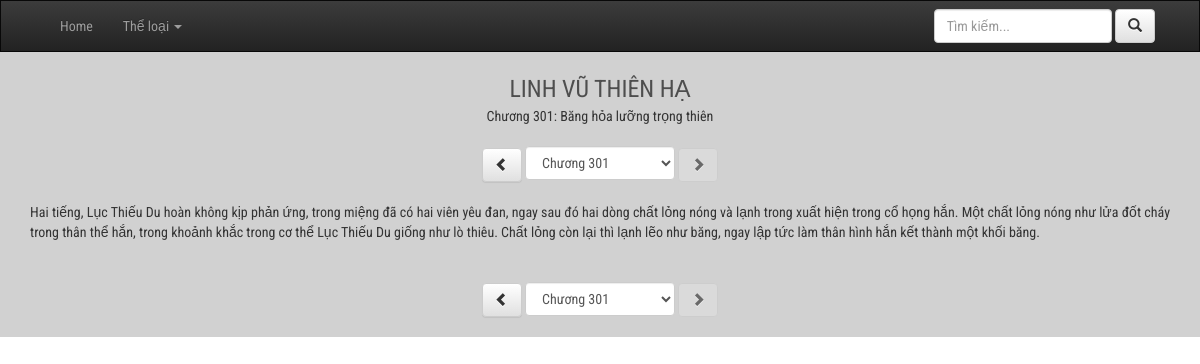
The page /desc_chap.php?id_novel=17&number_chapter=301 on the database its author committed.
### tables this page shows
CREATE TABLE `chapter` (
  `number_chapter` int(11) NOT NULL,
  `id_novel` int(11) NOT NULL,
  `name_chap` text NOT NULL,
  `content` text NOT NULL
);

CREATE TABLE `list_novel` (
  `id` int(11) NOT NULL,
  `name_novel` varchar(255) NOT NULL,
  `image` text NOT NULL,
  `author` varchar(255) NOT NULL,
  `description` text NOT NULL,
  `total_chap` int(11) NOT NULL,
  `update_time` datetime NOT NULL,
  `status` tinyint(1) NOT NULL,
  `hot` tinyint(1) NOT NULL
);

### lib_db.php (called while the page is built, shortened)
<?php
global $link;
function select_one($sql){
	$data = exec_select($sql);
	return $data[0];
}
function select_list($sql){
	return exec_select($sql);
}
function exec_select($sql){
	global $link;
	$ret = isset($ret) ? $ret : "";
	$res = mysqli_query($link, $sql) ;
	$err = mysqli_error($link);
	if ($res ){
		$ret = array();
		while( $row = mysqli_fetch_array($res,MYSQLI_NUM) )
		{
			$ret[] = $row;
		}
	}
	return $ret;
}
?>

### desc_chap.php (the view, shortened to what this page needs)
<?php
    include("lib_db.php");
    $id_novel = $_REQUEST["id_novel"];
    $number_chapter = $_REQUEST["number_chapter"];
    $sql = "select ln.name_novel, ln.total_chap, c.* from chapter c inner join list_novel ln on c.id_novel = ln.id where ln.id = $id_novel and c.number_chapter = $number_chapter";
    $chapter = select_one($sql);
    $sql = "select number_chapter from chapter where id_novel = $id_novel";
    $list_chap = select_list($sql);
?>
<!DOCTYPE html>
<html>
    <head>
        <link type="text/css" href="css/style.css" rel="stylesheet" media="screen"/>
        <link rel="stylesheet" href="https://stackpath.bootstrapcdn.com/bootstrap/3.4.1/css/bootstrap.min.css">
        <link rel="stylesheet" href="https://stackpath.bootstrapcdn.com/bootstrap/3.4.1/css/bootstrap-theme.min.css">
    </head>
    <body>
    <div class="container-fluid wrapper">
            <?php include("header.php");?>
            <div class="container-fluid content">
                <div class="container">
                    <a class="name" href="#"><?= $chapter[0]?></a>
                    <div class="name-chap"><?= "Chương " . $chapter[2] . ": " . $chapter[4] ?></div>
                    <div class="button-group">
                        <a href="desc_chap.php?id_novel=<?= $id_novel?>&number_chapter=<?= $number_chapter-1?>" <?php if($number_chapter == 1) echo " disabled "?>type="button" class="btn btn-default">
                            <span class="glyphicon glyphicon-chevron-left"></span>
                        </a>
                        <form action="desc_chap.php?id_novel=<?= $id_novel?>" method="post">
                            <select name="number_chapter" class="form-control" required="required"  onchange="this.form.submit()">
                                <?php foreach($list_chap as $value){?>
                                    <option value="<?= $value[0]?>" <?php if($value[0]==$number_chapter) echo "selected"; ?> >Chương <?= $value[0]?></option>";
                                <?php }?>
                            </select>
                        </form>
                        <a href="desc_chap.php?id_novel=<?= $id_novel?>&number_chapter=<?= $number_chapter+1?>" <?php if($number_chapter == $chapter[1]) echo " disabled "?> type="button" class="btn btn-default">
                            <span class="glyphicon glyphicon-chevron-right"></span>
                        </a>
                    </div>
                    <div class="desc">
                        <?= $chapter[5]?>
                    </div>
                    <div class="button-group">
                        <a href="desc_chap.php?id_novel=<?= $id_novel?>&number_chapter=<?= $number_chapter-1?>" <?php if($number_chapter == 1) echo " disabled "?>type="button" class="btn btn-default">
                            <span class="glyphicon glyphicon-chevron-left"></span>
                        </a>
                        <form action="desc_chap.php?id_novel=<?= $id_novel?>" method="post">
                            <select name="number_chapter" class="form-control" required="required"  onchange="this.form.submit()">
                                <?php foreach($list_chap as $value){?>
                                    <option value="<?= $value[0]?>" <?php if($value[0]==$number_chapter) echo "selected"; ?> >Chương <?= $value[0]?></option>";
                                <?php }?>
                            </select>
                        </form>
                        <a href="desc_chap.php?id_novel=<?= $id_novel?>&number_chapter=<?= $number_chapter+1?>" <?php if($number_chapter == $chapter[1]) echo " disabled "?> type="button" class="btn btn-default">
                            <span class="glyphicon glyphicon-chevron-right"></span>
                        </a>
                    </div>
                </div>
            </div>
        </div>
    </body>
</html>

### css/style.css (style rules this page uses)
* { font-family: 'Roboto Condensed',Tahoma,sans-serif; font-size:14px; }
.wrapper { background-color: #D1D1D1; padding: 0 !important; min-width: 500px; }

### desc_chap.php (style rules this page uses)
.content { text-align: center; }
.content .name { font-size: 24px; color: #4E4E4E; text-decoration: none; text-transform: uppercase; }
.content .button-group { margin: 20px 0px; display: inline-block; }
.content .button-group select { display: inline-block; width: 150px; }
.content .desc { text-align: justify; padding-bottom: 20px; }
form { display:inline; }

### rows shown on the page
chapter: id_novel.name_novel "LINH VŨ THIÊN HẠ", number_chapter "301", name_chap "Băng hỏa lưỡng trọng thiên", content "Hai tiếng, Lục Thiếu Du hoàn không kịp phản ứng, trong miệng đã có hai viên yêu đan, ngay sau đó hai dòng chất lỏng nóng và lạnh trong xuất hiện trong cổ họng hắn. Một chất lỏng nóng như lửa đốt cháy trong thân thể hắn, trong khoảnh khắc trong cơ thể Lục Thiếu Du giống như lò thiêu. Chất lỏng còn lại thì lạnh lẽo như băng, ngay lập tức làm thân hình hắn kết thành một khối băng."
